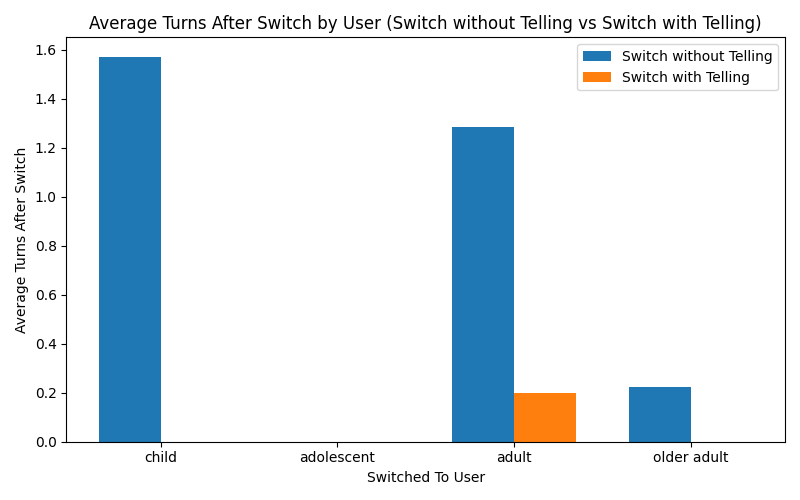

Write Python code to recreate this figure.
import matplotlib.pyplot as plt
import pandas as pd
import numpy as np

data1 = pd.read_csv("../../SECRETprobe_obstinancy_summary.csv")
data2 = pd.read_csv("../../probe_obstinancy_summary.csv")

# Ensure the categories are in the same order for both datasets
categories = list(data1["switched_to_user"])
x = np.arange(len(categories))  # the label locations
width = 0.35  # the width of the bars

fig, ax = plt.subplots(figsize=(8, 5))

rects1 = ax.bar(x - width/2, data1["average_turns_after_switch"], width, label="Switch without Telling")
rects2 = ax.bar(x + width/2, data2["average_turns_after_switch"], width, label="Switch with Telling")

# Add some text for labels, title and custom x-axis tick labels, etc.
ax.set_ylabel('Average Turns After Switch')
ax.set_xlabel('Switched To User')
ax.set_title('Average Turns After Switch by User (Switch without Telling vs Switch with Telling)')
ax.set_xticks(x)
ax.set_xticklabels(categories)
ax.legend()

fig.tight_layout()
plt.savefig("turnsToRealize.png")